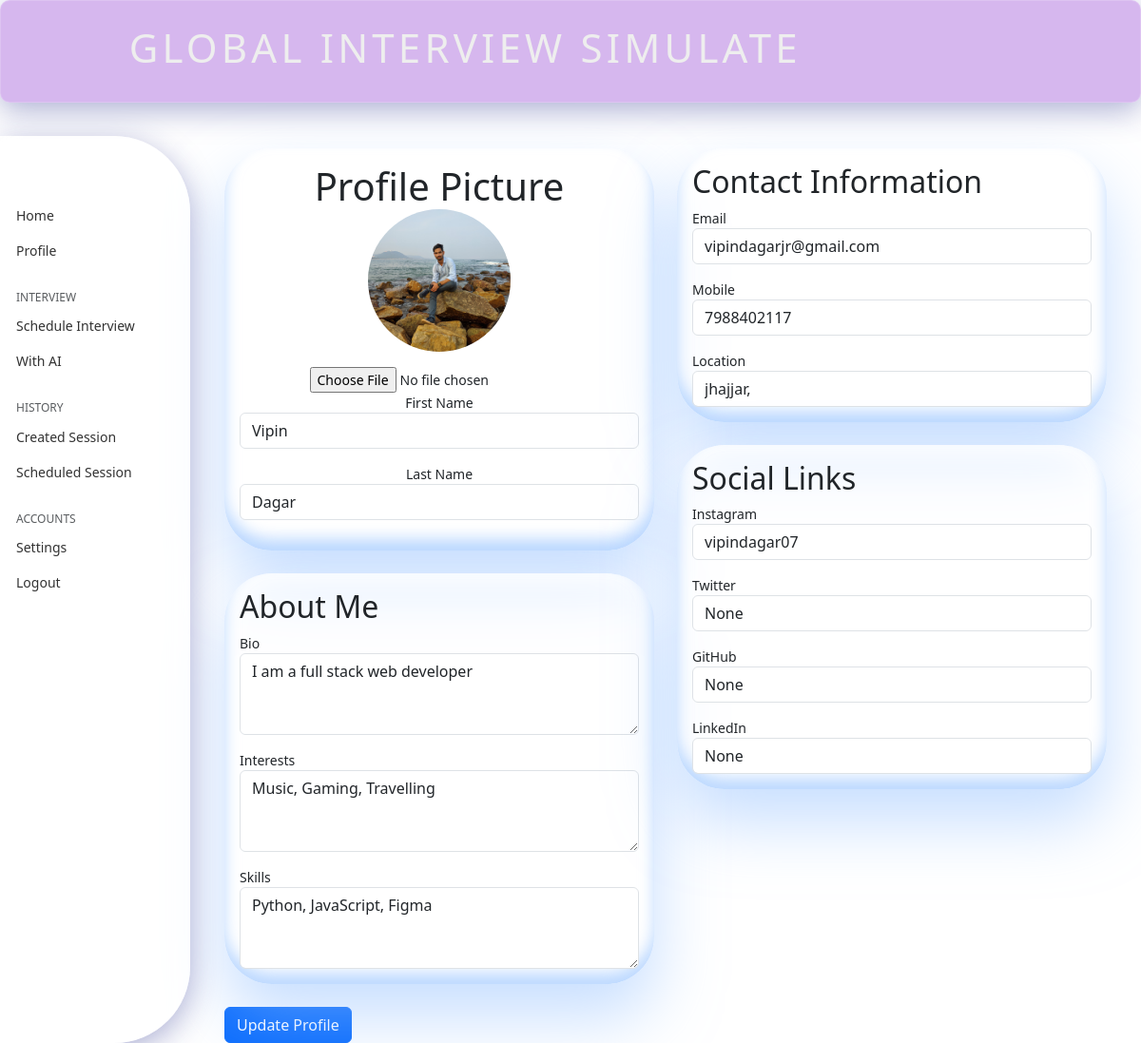
The page /accounts/profile_edit/ (signed in) on the database its author committed.
### account/models.py (models this page shows, shortened)
class UserProfile(models.Model):
    user = models.OneToOneField(Custom_user , on_delete=models.CASCADE, unique=True)
    field = models.CharField(max_length=100 , blank=True , null = True)
    gender = models.CharField(max_length=100 , blank=True , null = True)
    mobile = models.IntegerField(blank=True , null = True)
    skills = models.TextField(blank=True, null = True)
    intrests = models.TextField(blank=True, null = True)
    location = models.CharField(max_length=100 , blank=True)
    twitter = models.CharField(max_length=100 , blank=True, null = True)
    github = models.CharField(max_length=100 , blank=True , null = True)
    linkedin = models.CharField(max_length=100 , blank=True , null = True)
    instagram = models.CharField(max_length=100 , blank=True , null = True)
    bio = models.TextField(max_length=500 , blank=True , null = True)
    image = models.ImageField(upload_to='media/' , blank=True , null = True)
    referal_code = models.CharField(max_length=100 , blank=True , null = True)
    created_at = models.DateTimeField(auto_now_add=True)
    updated_at = models.DateTimeField(auto_now=True)
    is_public = models.BooleanField(default=False)

class Custom_user(AbstractUser):
    username = None
    email = models.EmailField(max_length=254 , unique=True)
    first_name = models.CharField(max_length=100)
    last_name = models.CharField(max_length=100 , blank=True , null = True)
    auth_token = models.CharField(max_length=100)
    is_verified = models.BooleanField(default=False)
    is_interviewer = models.BooleanField(default=False)
    created_at = models.DateTimeField(auto_now_add=True)
    USERNAME_FIELD = 'email'
    REQUIRED_FIELDS = []
    objects = UserManager()

### account/views.py (the view, shortened to what this page needs)
# urls.py: path('profile_edit/' , Profile_view.edit_profile_view , name= 'edit_profile' ),
    @login_required
    def edit_profile_view(request):
        user = Custom_user.objects.get(email= request.user.email)
        if user.is_interviewer:
            profile = InterviewerProfile.objects.get(user=user)
        else:
            profile = UserProfile.objects.get(user=user)
        context = {'user': user , 'profile': profile}
        return render(request, "account/edit_profile.html",context)

### templates/account/edit_profile.html (shortened to what this page needs)
{% extends "base.html" %}
{% load static %}
{% block style %}
<link rel="stylesheet" href="https://cdnjs.cloudflare.com/ajax/libs/font-awesome/5.15.4/css/all.min.css">
<link rel="stylesheet" href="{% static 'css/profile.css' %}">
{% endblock style %}
{% block main %}
<div class="container mt-5">
    <form action="" method="post" enctype="multipart/form-data">
        <div class="row justify-content-center">
            <div class="col-md-6">
                <div class="mb-4 claymorphism p-3">
                    <div class="card-body text-center ">
                        <h1 class="card-title">Profile Picture</h1>
                        {% if profile.image %}
                    <img src="{{ profile.image.url }}" alt="Profile Picture" class="profile-img mb-3"
                        id="userProfileImage">
                        {% else %}
                        <img src="{% static 'images/profile_avatar.jpg' %}" alt="Profile Picture" class="profile-img mb-3"
                            id="userProfileImage">
                        {% endif %}
                        <input type="file" class="form-control-file" id="image" onchange="previewImage(this)"
                            name="profile">
                        <div>
                            <label for="first_name">First Name</label>
                            <input type="text" name="first_name" id="first_name" class="form-control mb-3"
                                value="{{request.user.first_name}}" placeholder="First Name">
                            <label for="last_name">Last Name</label>
                            <input type="text" name="last_name" id="last_name" class="form-control mb-3"
                                value="{{request.user.last_name}}" placeholder="Last Name">
                        </div>
                    </div>
                </div>
                <div class="claymorphism p-3 mb-4">
                    <div class="card-body">
                        <h2>About Me</h2>
                        <label for="bio">Bio</label>
                        <textarea name="bio" id="bio" class="form-control mb-3" placeholder="Enter your bio here"
                            rows="3">{{profile.bio}}</textarea>
                        <label for="interests">Interests</label>
                        <textarea name="intrests" id="intrests" class="form-control mb-3"
                            placeholder="Enter your interests here" rows="3">{{profile.intrests}}</textarea>
                        <label for="skills">Skills</label>
                        <textarea name="skills" id="skills" class="form-control" placeholder="Enter your skills here"
                            rows="3">{{profile.skills}}</textarea>
                    </div>
                </div>
            </div>
            <div class="col-md-6">
                <div class="claymorphism p-3 mb-4">
                    <div class="card-body">
                        <h2>Contact Information</h2>
                        <label for="email">Email</label>
                        <input type="text" name="email" id="email" class="form-control mb-3"
                            value="{{request.user.email}}" placeholder="Email">
                        <label for="mobile">Mobile</label>
                        <input type="text" name="mobile" id="mobile" class="form-control mb-3"
                            value="{{profile.mobile}}" placeholder="Mobile">
                        <label for="location">Location</label>
                        <input type="text" name="location" id="location" class="form-control"
                            value="{{profile.location}}" placeholder="Location">
                    </div>
                </div>
                <div class="claymorphism p-3 mb-4">
                    <div class="card-body">
                        <h2>Social Links</h2>
                        <label for="instagram">Instagram</label>
                        <input type="text" name="instagram" id="instagram" class="form-control mb-3"
                            value="{{profile.instagram}}" placeholder="Instagram">
                        <label for="twitter">Twitter</label>
                        <input type="text" name="twitter" id="twitter" class="form-control mb-3"
                            value="{{profile.twitter}}" placeholder="Twitter">
                        <label for="github">GitHub</label>
                        <input type="text" name="github" id="github" class="form-control mb-3"
                            value="{{profile.github}}" placeholder="GitHub">
                        <label for="linkedin">LinkedIn</label>
                        <input type="text" name="linkedin" id="linkedin" class="form-control"
                            value="{{profile.linkedin}}" placeholder="LinkedIn">
                    </div>
                </div>
            </div>
        </div>
        <button type="submit" class="btn btn-primary">Update Profile</button>
    </form>
</div>
{% endblock main %}

### static/css/base.css (style rules this page uses)
body { background-image: url('/static/images/bg.png'); background-position: center; background-repeat: no-repeat ; background-attachment: fixed; background-size: cover; }

### static/css/dashboard.css (style rules this page uses)
body { font-size: .875rem; }

### static/css/morphism.css (style rules this page uses)
.claymorphism { backdrop-filter: blur(5px); background-color: rgba(255, 255, 255, 0.3); border-radius: 50px; box-shadow: 0px 35px 68px 0px rgba(145, 192, 255, 0.5), inset 0px -12px 16px 0px rgba(145, 192, 255, 0.6), inset 0px 11px 28px 0px rgb(255, 255, 255); }

### static/css/profile.css (style rules this page uses)
.profile-img { max-width: 200px; }

### templates/account/edit_profile.html (style rules this page uses)
.profile-img { border-radius: 50%; width: 150px; height: 150px; object-fit: cover; margin-bottom: 20px; }

### rows shown on the page
UserProfile: image (picture), bio "I am a full stack web developer", intrests "Music, Gaming, Travelling", skills "Python, JavaScript, Figma", mobile "7988402117", location "jhajjar,", instagram "vipindagar07", twitter "None", github "None", linkedin "None"
Custom_user: first_name "Vipin", last_name "Dagar", email "vipindagarjr@gmail.com"
